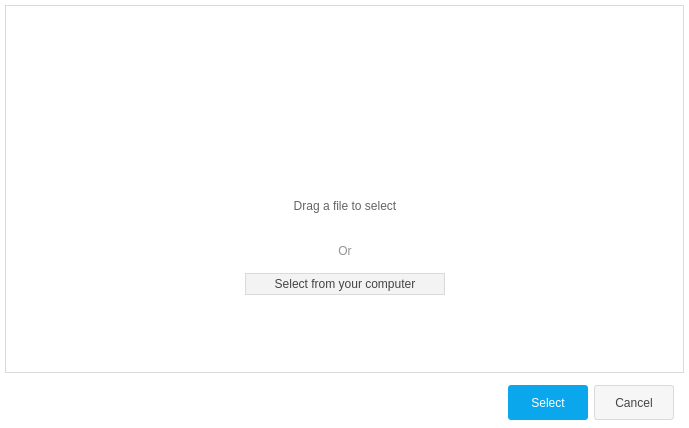
<?xml version="1.0" encoding="UTF-8"?>
<ui version="4.0">
 <class>PopDragDropBrowseWidget</class>
 <widget class="QDialog" name="PopDragDropBrowseWidget">
  <property name="geometry">
   <rect>
    <x>0</x>
    <y>0</y>
    <width>689</width>
    <height>428</height>
   </rect>
  </property>
  <property name="windowTitle">
   <string>Select Files</string>
  </property>
  <property name="styleSheet">
   <string notr="true">background-color: rgb(234, 234, 234);</string>
  </property>
  <layout class="QVBoxLayout" name="verticalLayout">
   <property name="spacing">
    <number>0</number>
   </property>
   <property name="leftMargin">
    <number>0</number>
   </property>
   <property name="topMargin">
    <number>0</number>
   </property>
   <property name="rightMargin">
    <number>0</number>
   </property>
   <property name="bottomMargin">
    <number>0</number>
   </property>
   <item>
    <widget class="QStackedWidget" name="stackedWidget">
     <property name="styleSheet">
      <string notr="true">background-color: rgb(255, 255, 255);</string>
     </property>
     <property name="currentIndex">
      <number>0</number>
     </property>
     <widget class="QWidget" name="MainPage">
      <layout class="QVBoxLayout" name="verticalLayout_3">
       <property name="spacing">
        <number>0</number>
       </property>
       <property name="leftMargin">
        <number>5</number>
       </property>
       <property name="topMargin">
        <number>5</number>
       </property>
       <property name="rightMargin">
        <number>5</number>
       </property>
       <property name="bottomMargin">
        <number>5</number>
       </property>
       <item>
        <widget class="QWidget" name="UpperPart" native="true">
         <property name="styleSheet">
          <string notr="true">QWidget
{
	background-color: rgb(255, 255, 255);
	border-style: solid;
	border-color: rgb(218, 218, 218);
	border-width: 1px;
}

QWidget:hover
{
	border-color: rgb(11, 167, 237);
}</string>
         </property>
         <layout class="QVBoxLayout" name="verticalLayout_2">
          <item>
           <widget class="DragAndDropWidget" name="DragAndDrop" native="true">
            <property name="acceptDrops">
             <bool>true</bool>
            </property>
            <property name="styleSheet">
             <string notr="true">QWidget
{
	background-color: rgb(255, 255, 255);
	border-style: solid;
	border-color: rgb(218, 218, 218);
	border-width: 0px;
}

QWidget:hover
{
	border-color: rgb(11, 167, 237);
}</string>
            </property>
            <layout class="QHBoxLayout" name="horizontalLayout_2">
             <item>
              <spacer name="horizontalSpacer_2">
               <property name="orientation">
                <enum>Qt::Horizontal</enum>
               </property>
               <property name="sizeHint" stdset="0">
                <size>
                 <width>204</width>
                 <height>20</height>
                </size>
               </property>
              </spacer>
             </item>
             <item>
              <widget class="QWidget" name="widget" native="true">
               <property name="minimumSize">
                <size>
                 <width>0</width>
                 <height>230</height>
                </size>
               </property>
               <property name="maximumSize">
                <size>
                 <width>16777215</width>
                 <height>230</height>
                </size>
               </property>
               <property name="styleSheet">
                <string notr="true">border-width:0px;</string>
               </property>
               <layout class="QVBoxLayout" name="verticalLayout_4">
                <property name="spacing">
                 <number>0</number>
                </property>
                <item>
                 <widget class="QPushButton" name="pushButton_3">
                  <property name="minimumSize">
                   <size>
                    <width>0</width>
                    <height>100</height>
                   </size>
                  </property>
                  <property name="maximumSize">
                   <size>
                    <width>16777215</width>
                    <height>100</height>
                   </size>
                  </property>
                  <property name="text">
                   <string/>
                  </property>
                  <property name="icon">
                   <iconset resource="AllResource.qrc">
                    <normaloff>:/Images/SendFile.png</normaloff>:/Images/SendFile.png</iconset>
                  </property>
                  <property name="iconSize">
                   <size>
                    <width>50</width>
                    <height>50</height>
                   </size>
                  </property>
                 </widget>
                </item>
                <item>
                 <widget class="QLabel" name="label_4">
                  <property name="styleSheet">
                   <string notr="true">border-width: 0px ;
font: 17pt &quot;Segoe UI&quot;;
color: rgb(100,100,100);</string>
                  </property>
                  <property name="text">
                   <string>Drag a file to select</string>
                  </property>
                  <property name="alignment">
                   <set>Qt::AlignCenter</set>
                  </property>
                 </widget>
                </item>
                <item>
                 <widget class="QLabel" name="label_3">
                  <property name="styleSheet">
                   <string notr="true">border-width: 0px ;
color: rgb(147, 147, 147);
font: 63 13pt &quot;Segoe UI Semibold&quot;;</string>
                  </property>
                  <property name="text">
                   <string>Or</string>
                  </property>
                  <property name="alignment">
                   <set>Qt::AlignCenter</set>
                  </property>
                 </widget>
                </item>
                <item>
                 <widget class="QPushButton" name="BrowseButton">
                  <property name="minimumSize">
                   <size>
                    <width>200</width>
                    <height>0</height>
                   </size>
                  </property>
                  <property name="maximumSize">
                   <size>
                    <width>200</width>
                    <height>16777215</height>
                   </size>
                  </property>
                  <property name="styleSheet">
                   <string notr="true">QPushButton
{
	background-color: rgb(243, 243, 243);
	border-color: rgb(218,218,218);
	border-width: 1px ;
	color: rgb(68,68,68);
	font: 12pt &quot;Segoe UI&quot;;
	padding:3px;
}</string>
                  </property>
                  <property name="text">
                   <string>Select from your computer</string>
                  </property>
                 </widget>
                </item>
               </layout>
              </widget>
             </item>
             <item>
              <spacer name="horizontalSpacer_3">
               <property name="orientation">
                <enum>Qt::Horizontal</enum>
               </property>
               <property name="sizeHint" stdset="0">
                <size>
                 <width>203</width>
                 <height>20</height>
                </size>
               </property>
              </spacer>
             </item>
            </layout>
           </widget>
          </item>
         </layout>
        </widget>
       </item>
      </layout>
     </widget>
     <widget class="QWidget" name="PorPicEditPage">
      <layout class="QHBoxLayout" name="horizontalLayout_3">
       <item>
        <spacer name="horizontalSpacer_4">
         <property name="orientation">
          <enum>Qt::Horizontal</enum>
         </property>
         <property name="sizeHint" stdset="0">
          <size>
           <width>40</width>
           <height>20</height>
          </size>
         </property>
        </spacer>
       </item>
       <item>
        <widget class="QLabel" name="ProPicLabel">
         <property name="mouseTracking">
          <bool>true</bool>
         </property>
         <property name="text">
          <string/>
         </property>
        </widget>
       </item>
       <item>
        <spacer name="horizontalSpacer_5">
         <property name="orientation">
          <enum>Qt::Horizontal</enum>
         </property>
         <property name="sizeHint" stdset="0">
          <size>
           <width>40</width>
           <height>20</height>
          </size>
         </property>
        </spacer>
       </item>
      </layout>
     </widget>
     <widget class="QWidget" name="FileSelectedPage">
      <layout class="QHBoxLayout" name="horizontalLayout_4">
       <item>
        <spacer name="horizontalSpacer_6">
         <property name="orientation">
          <enum>Qt::Horizontal</enum>
         </property>
         <property name="sizeHint" stdset="0">
          <size>
           <width>40</width>
           <height>20</height>
          </size>
         </property>
        </spacer>
       </item>
       <item>
        <widget class="QWidget" name="widget_2" native="true">
         <property name="minimumSize">
          <size>
           <width>300</width>
           <height>40</height>
          </size>
         </property>
         <property name="layoutDirection">
          <enum>Qt::LeftToRight</enum>
         </property>
         <property name="styleSheet">
          <string notr="true">QWidget
{
	background-color: rgb(255, 255, 255);
	border-style: solid;
	border-color: rgb(218, 218, 218);
	border-width: 1px;
}

QWidget:hover
{
	border-color: rgb(11, 167, 237);
}</string>
         </property>
         <layout class="QVBoxLayout" name="verticalLayout_5">
          <item>
           <widget class="QWidget" name="widget_8" native="true">
            <property name="styleSheet">
             <string notr="true">border-width:0;</string>
            </property>
            <layout class="QVBoxLayout" name="verticalLayout_8">
             <property name="spacing">
              <number>0</number>
             </property>
             <property name="leftMargin">
              <number>0</number>
             </property>
             <property name="topMargin">
              <number>0</number>
             </property>
             <property name="rightMargin">
              <number>0</number>
             </property>
             <property name="bottomMargin">
              <number>0</number>
             </property>
             <item>
              <widget class="QLabel" name="label">
               <property name="styleSheet">
                <string notr="true">QLabel
{
	background-color: rgb(243, 243, 243);
	border-color: rgb(218,218,218);
	border-width: 0px ;
	color: rgb(68,68,68);
	font: 15pt &quot;Segoe UI&quot;;
	padding:3px;
}</string>
               </property>
               <property name="text">
                <string>Select File or Folder to upload</string>
               </property>
               <property name="alignment">
                <set>Qt::AlignCenter</set>
               </property>
              </widget>
             </item>
            </layout>
           </widget>
          </item>
          <item>
           <widget class="QWidget" name="widget_4" native="true">
            <property name="styleSheet">
             <string notr="true">border-width:0;</string>
            </property>
            <layout class="QHBoxLayout" name="horizontalLayout_5">
             <item>
              <widget class="QPushButton" name="FileIconShower">
               <property name="minimumSize">
                <size>
                 <width>50</width>
                 <height>50</height>
                </size>
               </property>
               <property name="maximumSize">
                <size>
                 <width>50</width>
                 <height>50</height>
                </size>
               </property>
               <property name="layoutDirection">
                <enum>Qt::LeftToRight</enum>
               </property>
               <property name="styleSheet">
                <string notr="true">border-style: solid;</string>
               </property>
               <property name="text">
                <string/>
               </property>
               <property name="iconSize">
                <size>
                 <width>200</width>
                 <height>200</height>
                </size>
               </property>
              </widget>
             </item>
            </layout>
           </widget>
          </item>
          <item>
           <widget class="QWidget" name="widget_3" native="true">
            <property name="styleSheet">
             <string notr="true">border-width:0;</string>
            </property>
            <layout class="QVBoxLayout" name="verticalLayout_6">
             <property name="spacing">
              <number>0</number>
             </property>
             <property name="leftMargin">
              <number>0</number>
             </property>
             <property name="topMargin">
              <number>0</number>
             </property>
             <property name="rightMargin">
              <number>0</number>
             </property>
             <property name="bottomMargin">
              <number>0</number>
             </property>
             <item>
              <widget class="QLabel" name="FileNameLabel">
               <property name="styleSheet">
                <string notr="true">font: 15pt &quot;Segoe UI&quot;;
color: rgb(100, 100, 100);</string>
               </property>
               <property name="text">
                <string>File Name</string>
               </property>
               <property name="alignment">
                <set>Qt::AlignCenter</set>
               </property>
              </widget>
             </item>
             <item>
              <widget class="QWidget" name="widget_5" native="true">
               <layout class="QVBoxLayout" name="verticalLayout_7">
                <property name="spacing">
                 <number>0</number>
                </property>
                <property name="leftMargin">
                 <number>0</number>
                </property>
                <property name="topMargin">
                 <number>0</number>
                </property>
                <property name="rightMargin">
                 <number>0</number>
                </property>
                <property name="bottomMargin">
                 <number>0</number>
                </property>
                <item>
                 <widget class="QWidget" name="widget_6" native="true">
                  <property name="styleSheet">
                   <string notr="true">border-width:0;</string>
                  </property>
                  <layout class="QHBoxLayout" name="horizontalLayout_6">
                   <item>
                    <widget class="QLabel" name="label_2">
                     <property name="maximumSize">
                      <size>
                       <width>16777215</width>
                       <height>16777215</height>
                      </size>
                     </property>
                     <property name="styleSheet">
                      <string notr="true">font: 11pt &quot;Segoe UI&quot;;
color: rgb(100, 100, 100);</string>
                     </property>
                     <property name="text">
                      <string>Size:</string>
                     </property>
                     <property name="alignment">
                      <set>Qt::AlignRight|Qt::AlignTrailing|Qt::AlignVCenter</set>
                     </property>
                    </widget>
                   </item>
                   <item>
                    <widget class="QLabel" name="SizeLabel">
                     <property name="styleSheet">
                      <string notr="true">font: 11pt &quot;Segoe UI&quot;;
color: rgb(100, 100, 100);</string>
                     </property>
                     <property name="text">
                      <string>12 MB</string>
                     </property>
                    </widget>
                   </item>
                  </layout>
                 </widget>
                </item>
                <item>
                 <widget class="QWidget" name="widget_7" native="true">
                  <property name="styleSheet">
                   <string notr="true">border-width:0;</string>
                  </property>
                  <layout class="QHBoxLayout" name="horizontalLayout_7">
                   <item>
                    <widget class="QLabel" name="label_6">
                     <property name="maximumSize">
                      <size>
                       <width>16777215</width>
                       <height>16777215</height>
                      </size>
                     </property>
                     <property name="styleSheet">
                      <string notr="true">font: 11pt &quot;Segoe UI&quot;;
color: rgb(100, 100, 100);</string>
                     </property>
                     <property name="text">
                      <string>Last Modified:</string>
                     </property>
                     <property name="alignment">
                      <set>Qt::AlignRight|Qt::AlignTrailing|Qt::AlignVCenter</set>
                     </property>
                    </widget>
                   </item>
                   <item>
                    <widget class="QLabel" name="LastModifiedDateLabel">
                     <property name="styleSheet">
                      <string notr="true">font: 11pt &quot;Segoe UI&quot;;
color: rgb(100, 100, 100);</string>
                     </property>
                     <property name="text">
                      <string>dd-MMM-yy</string>
                     </property>
                    </widget>
                   </item>
                  </layout>
                 </widget>
                </item>
               </layout>
              </widget>
             </item>
             <item>
              <widget class="QWidget" name="widget_9" native="true">
               <property name="styleSheet">
                <string notr="true">border-width:0;</string>
               </property>
               <layout class="QHBoxLayout" name="horizontalLayout_8">
                <item>
                 <widget class="QLabel" name="label_7">
                  <property name="maximumSize">
                   <size>
                    <width>16777215</width>
                    <height>16777215</height>
                   </size>
                  </property>
                  <property name="styleSheet">
                   <string notr="true">font: 11pt &quot;Segoe UI&quot;;
color: rgb(100, 100, 100);</string>
                  </property>
                  <property name="text">
                   <string>File Type:</string>
                  </property>
                  <property name="alignment">
                   <set>Qt::AlignRight|Qt::AlignTrailing|Qt::AlignVCenter</set>
                  </property>
                 </widget>
                </item>
                <item>
                 <widget class="QLabel" name="FileNameSuffix">
                  <property name="styleSheet">
                   <string notr="true">font: 11pt &quot;Segoe UI&quot;;
color: rgb(100, 100, 100);</string>
                  </property>
                  <property name="text">
                   <string>.tar.gz</string>
                  </property>
                 </widget>
                </item>
               </layout>
              </widget>
             </item>
             <item>
              <spacer name="verticalSpacer">
               <property name="orientation">
                <enum>Qt::Vertical</enum>
               </property>
               <property name="sizeHint" stdset="0">
                <size>
                 <width>20</width>
                 <height>129</height>
                </size>
               </property>
              </spacer>
             </item>
            </layout>
           </widget>
          </item>
         </layout>
        </widget>
       </item>
       <item>
        <spacer name="horizontalSpacer_7">
         <property name="orientation">
          <enum>Qt::Horizontal</enum>
         </property>
         <property name="sizeHint" stdset="0">
          <size>
           <width>40</width>
           <height>20</height>
          </size>
         </property>
        </spacer>
       </item>
      </layout>
     </widget>
    </widget>
   </item>
   <item>
    <widget class="QWidget" name="LowerEndButtonPanel" native="true">
     <property name="minimumSize">
      <size>
       <width>0</width>
       <height>50</height>
      </size>
     </property>
     <property name="maximumSize">
      <size>
       <width>16777215</width>
       <height>50</height>
      </size>
     </property>
     <property name="styleSheet">
      <string notr="true">background-color: rgb(255, 255, 255);</string>
     </property>
     <layout class="QHBoxLayout" name="horizontalLayout">
      <property name="leftMargin">
       <number>9</number>
      </property>
      <property name="topMargin">
       <number>0</number>
      </property>
      <property name="rightMargin">
       <number>15</number>
      </property>
      <property name="bottomMargin">
       <number>0</number>
      </property>
      <item>
       <spacer name="horizontalSpacer">
        <property name="orientation">
         <enum>Qt::Horizontal</enum>
        </property>
        <property name="sizeHint" stdset="0">
         <size>
          <width>40</width>
          <height>20</height>
         </size>
        </property>
       </spacer>
      </item>
      <item>
       <widget class="QPushButton" name="SelectButton">
        <property name="minimumSize">
         <size>
          <width>80</width>
          <height>35</height>
         </size>
        </property>
        <property name="maximumSize">
         <size>
          <width>80</width>
          <height>35</height>
         </size>
        </property>
        <property name="styleSheet">
         <string notr="true">QPushButton
{
	background-color: rgb(11, 167, 237);
	border-style: solid;
	border-radius: 3px;
	color: rgb(255, 255, 255);
	font: 12pt &quot;Segoe UI&quot;;
}

QPushButton:hover
{
	background-color: rgb(15, 155, 218);
}</string>
        </property>
        <property name="text">
         <string>Select</string>
        </property>
       </widget>
      </item>
      <item>
       <widget class="QPushButton" name="CancleButton">
        <property name="minimumSize">
         <size>
          <width>80</width>
          <height>35</height>
         </size>
        </property>
        <property name="maximumSize">
         <size>
          <width>80</width>
          <height>35</height>
         </size>
        </property>
        <property name="styleSheet">
         <string notr="true">QPushButton
{
	background-color: rgb(246, 246, 246);
	border-style: solid;
	border-radius: 3px;
	color: rgb(68, 68, 68);
	font: 12pt &quot;Segoe UI&quot;;
	border-width: 1px;
	border-color:  rgb(218, 218, 218);
}

QPushButton:hover
{
	background-color: rgb(200, 200, 200);
	border-color: rgb(170, 170, 170);
}</string>
        </property>
        <property name="text">
         <string>Cancel</string>
        </property>
       </widget>
      </item>
     </layout>
    </widget>
   </item>
  </layout>
 </widget>
 <customwidgets>
  <customwidget>
   <class>DragAndDropWidget</class>
   <extends>QWidget</extends>
   <header>draganddropwidget.h</header>
   <container>1</container>
  </customwidget>
 </customwidgets>
 <resources>
  <include location="AllResource.qrc"/>
 </resources>
 <connections/>
</ui>
